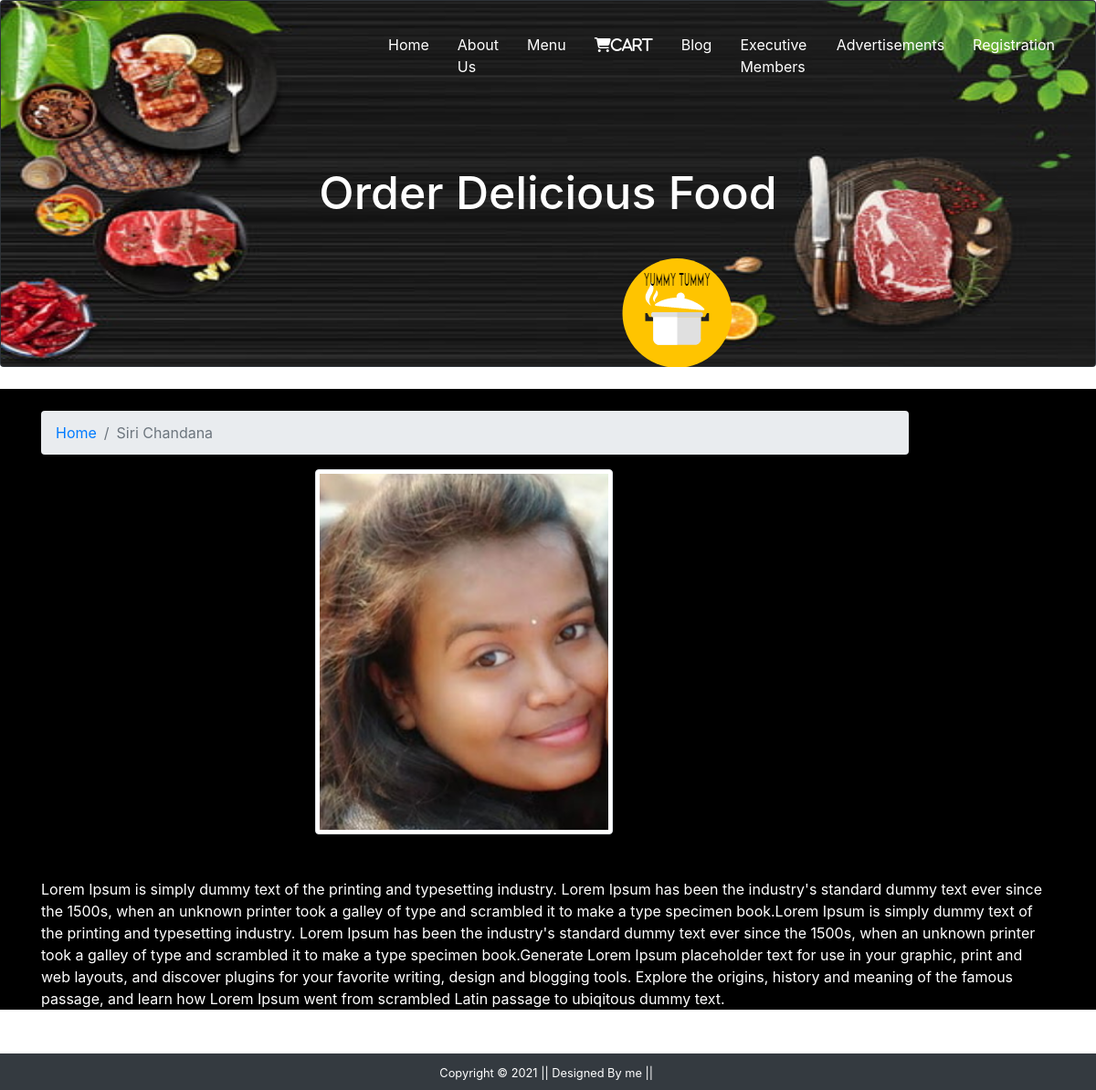
Page /ex/1 on the committed database.
### delicious/models.py (models this page shows)
class ExecutiveDetails(models.Model):
    ex_image = models.ImageField(upload_to='delicious/')
    ex_name = models.CharField(max_length=200,blank=True)
    ex_des = models.TextField(max_length=2000,blank=True)
    ex_designation = models.CharField(max_length=200,blank=True)

### delicious/views.py (the view)
# urls.py: path('ex/<int:pk>',delicious.ex_details,name='ex_details'),
def ex_details(request,pk):
    ex_data = ExecutiveDetails.objects.get(pk=pk)
    return render(request,'delicious/ex_details.html',{'ex_data':ex_data})

### delicious/templates/delicious/ex_details.html
{% extends 'delicious/base.html' %}
{% block content %}
    <form action="{% url 'ex_details' ex_data.id %}" style="background-color: black;">
      <br>
        <div class="container">
        <nav aria-label="breadcrumb" style="width:950px;">
            <ol class="breadcrumb">
              <li class="breadcrumb-item"><a href="#">Home</a></li>
              <li class="breadcrumb-item active" aria-current="page">{{ex_data.ex_name}}</a></li>
            </ol>
          </nav>
        <img src="{{ex_data.ex_image.url}}"  class="img-fluid img-thumbnail shadow-sm" style="margin-left: 300px; height: 400px;">
        <br><br><br>
        <p style="color: white;">{{ex_data.ex_des}}</p>
        </div>
    </form>
{% endblock %}

### rows in the picture
ExecutiveDetails: ex_name "Siri Chandana", ex_image (picture), ex_des "Lorem Ipsum is simply dummy text of the printing and typesetting industry. Lorem Ipsum has been the industry's standard dummy text ever since the 1500s, when an unknown printer took a galley of type and scrambled it to make a type specimen book.Lorem Ipsum is simply dummy text of the printing and typesetting industry. Lorem Ipsum has been the industry's standard dummy text ever since the 1500s, when an unknown printer took a galley of type and scrambled it to make a type specimen book.Generate Lorem Ipsum placeholder text for use in your graphic, print and web layouts, and discover plugins for your favorite writing, design and blogging tools. Explore the origins, history and meaning of the…"
